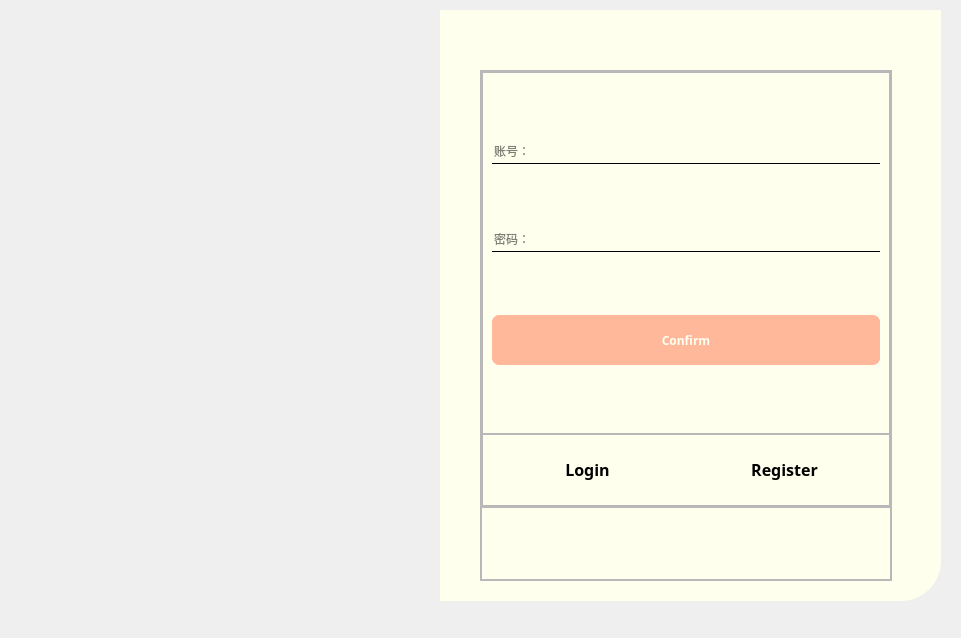
<?xml version="1.0" encoding="UTF-8"?>
<ui version="4.0">
 <class>LoginWindow</class>
 <widget class="QMainWindow" name="LoginWindow">
  <property name="geometry">
   <rect>
    <x>0</x>
    <y>0</y>
    <width>961</width>
    <height>638</height>
   </rect>
  </property>
  <property name="windowTitle">
   <string>MainWindow</string>
  </property>
  <widget class="QWidget" name="centralwidget">
   <widget class="QLabel" name="img">
    <property name="geometry">
     <rect>
      <x>30</x>
      <y>10</y>
      <width>421</width>
      <height>591</height>
     </rect>
    </property>
    <property name="minimumSize">
     <size>
      <width>350</width>
      <height>500</height>
     </size>
    </property>
    <property name="styleSheet">
     <string notr="true">border-image: url(:/image/login.jpg);
border-top-left-radius:40px;</string>
    </property>
    <property name="text">
     <string/>
    </property>
   </widget>
   <widget class="QFrame" name="login_all">
    <property name="geometry">
     <rect>
      <x>440</x>
      <y>10</y>
      <width>501</width>
      <height>591</height>
     </rect>
    </property>
    <property name="minimumSize">
     <size>
      <width>350</width>
      <height>500</height>
     </size>
    </property>
    <property name="styleSheet">
     <string notr="true">#login_all{
	background-color: rgb(254, 255, 237);
border-bottom-right-radius:40px;
}</string>
    </property>
    <property name="frameShape">
     <enum>QFrame::StyledPanel</enum>
    </property>
    <property name="frameShadow">
     <enum>QFrame::Raised</enum>
    </property>
    <widget class="QPushButton" name="pushButton">
     <property name="geometry">
      <rect>
       <x>450</x>
       <y>10</y>
       <width>41</width>
       <height>31</height>
      </rect>
     </property>
     <property name="styleSheet">
      <string notr="true">QPushButton{
 border:none;
}
QPushButton:hover{
padding-bottom:5px
}
</string>
     </property>
     <property name="text">
      <string/>
     </property>
     <property name="icon">
      <iconset resource="PKUHELPER/icons/resource.qrc">
       <normaloff>:/icon/关闭.png</normaloff>:/icon/关闭.png</iconset>
     </property>
     <property name="iconSize">
      <size>
       <width>30</width>
       <height>30</height>
      </size>
     </property>
    </widget>
    <widget class="QFrame" name="login">
     <property name="geometry">
      <rect>
       <x>40</x>
       <y>60</y>
       <width>412</width>
       <height>511</height>
      </rect>
     </property>
     <property name="minimumSize">
      <size>
       <width>412</width>
       <height>511</height>
      </size>
     </property>
     <property name="frameShape">
      <enum>QFrame::StyledPanel</enum>
     </property>
     <property name="frameShadow">
      <enum>QFrame::Raised</enum>
     </property>
     <layout class="QVBoxLayout" name="verticalLayout">
      <property name="spacing">
       <number>0</number>
      </property>
      <property name="leftMargin">
       <number>0</number>
      </property>
      <property name="topMargin">
       <number>0</number>
      </property>
      <property name="rightMargin">
       <number>0</number>
      </property>
      <property name="bottomMargin">
       <number>0</number>
      </property>
      <item>
       <widget class="QFrame" name="frame">
        <property name="sizePolicy">
         <sizepolicy hsizetype="Preferred" vsizetype="Expanding">
          <horstretch>0</horstretch>
          <verstretch>6</verstretch>
         </sizepolicy>
        </property>
        <property name="frameShape">
         <enum>QFrame::StyledPanel</enum>
        </property>
        <property name="frameShadow">
         <enum>QFrame::Raised</enum>
        </property>
        <layout class="QVBoxLayout" name="verticalLayout_2">
         <property name="spacing">
          <number>0</number>
         </property>
         <property name="leftMargin">
          <number>0</number>
         </property>
         <property name="topMargin">
          <number>0</number>
         </property>
         <property name="rightMargin">
          <number>0</number>
         </property>
         <property name="bottomMargin">
          <number>0</number>
         </property>
         <item>
          <widget class="QFrame" name="frame_3">
           <property name="sizePolicy">
            <sizepolicy hsizetype="Preferred" vsizetype="Expanding">
             <horstretch>0</horstretch>
             <verstretch>5</verstretch>
            </sizepolicy>
           </property>
           <property name="frameShape">
            <enum>QFrame::StyledPanel</enum>
           </property>
           <property name="frameShadow">
            <enum>QFrame::Raised</enum>
           </property>
           <layout class="QHBoxLayout" name="horizontalLayout_3">
            <property name="spacing">
             <number>0</number>
            </property>
            <property name="leftMargin">
             <number>0</number>
            </property>
            <property name="topMargin">
             <number>0</number>
            </property>
            <property name="rightMargin">
             <number>0</number>
            </property>
            <property name="bottomMargin">
             <number>0</number>
            </property>
            <item>
             <widget class="QStackedWidget" name="stackedWidget_2">
              <property name="sizePolicy">
               <sizepolicy hsizetype="Preferred" vsizetype="Expanding">
                <horstretch>0</horstretch>
                <verstretch>0</verstretch>
               </sizepolicy>
              </property>
              <property name="minimumSize">
               <size>
                <width>315</width>
                <height>267</height>
               </size>
              </property>
              <property name="styleSheet">
               <string notr="true">QLineEdit{
	background-color: rgba(255, 255, 255,0);
	border:none;
	border-bottom:1px solid black;
}
QPushButton{
	background-color: rgb(255, 184, 154);
	color:rgb(254, 255, 241);
	border-radius:7px;
}
QPushButton:pressed{
	padding-top:5px;
}
</string>
              </property>
              <property name="lineWidth">
               <number>0</number>
              </property>
              <property name="currentIndex">
               <number>0</number>
              </property>
              <widget class="QWidget" name="page_login">
               <layout class="QVBoxLayout" name="verticalLayout_3">
                <item>
                 <widget class="QLineEdit" name="lineEdit_L_account">
                  <property name="sizePolicy">
                   <sizepolicy hsizetype="Expanding" vsizetype="Fixed">
                    <horstretch>0</horstretch>
                    <verstretch>5</verstretch>
                   </sizepolicy>
                  </property>
                  <property name="minimumSize">
                   <size>
                    <width>0</width>
                    <height>25</height>
                   </size>
                  </property>
                  <property name="font">
                   <font>
                    <family>微软雅黑</family>
                   </font>
                  </property>
                  <property name="text">
                   <string/>
                  </property>
                  <property name="placeholderText">
                   <string>账号：</string>
                  </property>
                 </widget>
                </item>
                <item>
                 <widget class="QLineEdit" name="lineEdit_L_password">
                  <property name="sizePolicy">
                   <sizepolicy hsizetype="Expanding" vsizetype="Fixed">
                    <horstretch>0</horstretch>
                    <verstretch>5</verstretch>
                   </sizepolicy>
                  </property>
                  <property name="minimumSize">
                   <size>
                    <width>0</width>
                    <height>25</height>
                   </size>
                  </property>
                  <property name="font">
                   <font>
                    <family>微软雅黑</family>
                   </font>
                  </property>
                  <property name="text">
                   <string/>
                  </property>
                  <property name="frame">
                   <bool>true</bool>
                  </property>
                  <property name="echoMode">
                   <enum>QLineEdit::Password</enum>
                  </property>
                  <property name="placeholderText">
                   <string>密码：</string>
                  </property>
                 </widget>
                </item>
                <item>
                 <widget class="QPushButton" name="pushButton_L_confirm">
                  <property name="sizePolicy">
                   <sizepolicy hsizetype="Minimum" vsizetype="Fixed">
                    <horstretch>0</horstretch>
                    <verstretch>10</verstretch>
                   </sizepolicy>
                  </property>
                  <property name="minimumSize">
                   <size>
                    <width>150</width>
                    <height>50</height>
                   </size>
                  </property>
                  <property name="font">
                   <font>
                    <family>微软雅黑</family>
                    <weight>75</weight>
                    <bold>true</bold>
                   </font>
                  </property>
                  <property name="text">
                   <string>Confirm</string>
                  </property>
                 </widget>
                </item>
               </layout>
              </widget>
              <widget class="QWidget" name="page_register">
               <layout class="QVBoxLayout" name="verticalLayout_4">
                <item>
                 <widget class="QLineEdit" name="lineEdit_R_account">
                  <property name="sizePolicy">
                   <sizepolicy hsizetype="Expanding" vsizetype="Fixed">
                    <horstretch>0</horstretch>
                    <verstretch>0</verstretch>
                   </sizepolicy>
                  </property>
                  <property name="minimumSize">
                   <size>
                    <width>0</width>
                    <height>35</height>
                   </size>
                  </property>
                  <property name="font">
                   <font>
                    <family>微软雅黑</family>
                   </font>
                  </property>
                  <property name="text">
                   <string/>
                  </property>
                  <property name="placeholderText">
                   <string>账号：</string>
                  </property>
                 </widget>
                </item>
                <item>
                 <widget class="QLineEdit" name="lineEdit_R_password">
                  <property name="sizePolicy">
                   <sizepolicy hsizetype="Expanding" vsizetype="Fixed">
                    <horstretch>0</horstretch>
                    <verstretch>0</verstretch>
                   </sizepolicy>
                  </property>
                  <property name="minimumSize">
                   <size>
                    <width>0</width>
                    <height>35</height>
                   </size>
                  </property>
                  <property name="font">
                   <font>
                    <family>微软雅黑</family>
                   </font>
                  </property>
                  <property name="text">
                   <string/>
                  </property>
                  <property name="echoMode">
                   <enum>QLineEdit::Password</enum>
                  </property>
                  <property name="placeholderText">
                   <string>密码：</string>
                  </property>
                 </widget>
                </item>
                <item>
                 <widget class="QLineEdit" name="lineEdit_R_passagian">
                  <property name="sizePolicy">
                   <sizepolicy hsizetype="Expanding" vsizetype="Fixed">
                    <horstretch>0</horstretch>
                    <verstretch>0</verstretch>
                   </sizepolicy>
                  </property>
                  <property name="minimumSize">
                   <size>
                    <width>0</width>
                    <height>35</height>
                   </size>
                  </property>
                  <property name="font">
                   <font>
                    <family>微软雅黑</family>
                   </font>
                  </property>
                  <property name="text">
                   <string/>
                  </property>
                  <property name="echoMode">
                   <enum>QLineEdit::Password</enum>
                  </property>
                  <property name="placeholderText">
                   <string>再次输入密码：</string>
                  </property>
                 </widget>
                </item>
                <item>
                 <widget class="QPushButton" name="pushButton_R_confirm">
                  <property name="sizePolicy">
                   <sizepolicy hsizetype="Minimum" vsizetype="Expanding">
                    <horstretch>0</horstretch>
                    <verstretch>0</verstretch>
                   </sizepolicy>
                  </property>
                  <property name="minimumSize">
                   <size>
                    <width>0</width>
                    <height>1</height>
                   </size>
                  </property>
                  <property name="maximumSize">
                   <size>
                    <width>16777215</width>
                    <height>45</height>
                   </size>
                  </property>
                  <property name="font">
                   <font>
                    <family>微软雅黑</family>
                    <weight>75</weight>
                    <bold>true</bold>
                   </font>
                  </property>
                  <property name="text">
                   <string>Confirm</string>
                  </property>
                 </widget>
                </item>
               </layout>
              </widget>
             </widget>
            </item>
           </layout>
          </widget>
         </item>
         <item>
          <widget class="QFrame" name="frame_4">
           <property name="sizePolicy">
            <sizepolicy hsizetype="Preferred" vsizetype="Expanding">
             <horstretch>0</horstretch>
             <verstretch>1</verstretch>
            </sizepolicy>
           </property>
           <property name="minimumSize">
            <size>
             <width>317</width>
             <height>54</height>
            </size>
           </property>
           <property name="styleSheet">
            <string notr="true">QPushButton{
border:none;
}
QpushBotton:pressed{
padding-top:5px;
padding-left:5px;
}
</string>
           </property>
           <property name="frameShape">
            <enum>QFrame::StyledPanel</enum>
           </property>
           <property name="frameShadow">
            <enum>QFrame::Raised</enum>
           </property>
           <layout class="QHBoxLayout" name="horizontalLayout_2">
            <item>
             <widget class="QPushButton" name="pushButton_Login">
              <property name="minimumSize">
               <size>
                <width>191</width>
                <height>45</height>
               </size>
              </property>
              <property name="font">
               <font>
                <family>微软雅黑</family>
                <pointsize>12</pointsize>
                <weight>75</weight>
                <bold>true</bold>
               </font>
              </property>
              <property name="styleSheet">
               <string notr="true">QPushButton{
 border:none;
}
QPushButton:hover{
padding-top:5px
}
</string>
              </property>
              <property name="text">
               <string>Login</string>
              </property>
              <property name="icon">
               <iconset>
                <activeon>:/icon/登录配置.png</activeon>
               </iconset>
              </property>
              <property name="iconSize">
               <size>
                <width>30</width>
                <height>30</height>
               </size>
              </property>
             </widget>
            </item>
            <item>
             <widget class="QPushButton" name="pushButton_Register">
              <property name="minimumSize">
               <size>
                <width>191</width>
                <height>45</height>
               </size>
              </property>
              <property name="font">
               <font>
                <family>微软雅黑</family>
                <pointsize>12</pointsize>
                <weight>75</weight>
                <bold>true</bold>
               </font>
              </property>
              <property name="styleSheet">
               <string notr="true">QPushButton{
 border:none;
}
QPushButton:hover{
padding-top:5px
}</string>
              </property>
              <property name="text">
               <string>Register</string>
              </property>
              <property name="icon">
               <iconset>
                <activeon>:/icon/注册.png</activeon>
               </iconset>
              </property>
              <property name="iconSize">
               <size>
                <width>30</width>
                <height>30</height>
               </size>
              </property>
             </widget>
            </item>
           </layout>
          </widget>
         </item>
        </layout>
       </widget>
      </item>
      <item>
       <widget class="QFrame" name="frame_2">
        <property name="sizePolicy">
         <sizepolicy hsizetype="Preferred" vsizetype="Expanding">
          <horstretch>0</horstretch>
          <verstretch>1</verstretch>
         </sizepolicy>
        </property>
        <property name="frameShape">
         <enum>QFrame::StyledPanel</enum>
        </property>
        <property name="frameShadow">
         <enum>QFrame::Raised</enum>
        </property>
        <layout class="QHBoxLayout" name="horizontalLayout">
         <property name="spacing">
          <number>0</number>
         </property>
         <property name="leftMargin">
          <number>0</number>
         </property>
         <property name="topMargin">
          <number>0</number>
         </property>
         <property name="rightMargin">
          <number>0</number>
         </property>
         <property name="bottomMargin">
          <number>0</number>
         </property>
         <item>
          <widget class="QStackedWidget" name="stackedWidget">
           <widget class="QWidget" name="page"/>
           <widget class="QWidget" name="page_LW">
            <layout class="QVBoxLayout" name="verticalLayout_5">
             <item alignment="Qt::AlignHCenter">
              <widget class="QLabel" name="label_empty">
               <property name="font">
                <font>
                 <family>微软雅黑</family>
                 <pointsize>11</pointsize>
                 <weight>50</weight>
                 <bold>false</bold>
                </font>
               </property>
               <property name="text">
                <string>账号或密码不能为空！</string>
               </property>
              </widget>
             </item>
            </layout>
           </widget>
           <widget class="QWidget" name="page_RW">
            <layout class="QVBoxLayout" name="verticalLayout_6">
             <item alignment="Qt::AlignHCenter">
              <widget class="QLabel" name="label_wrong">
               <property name="font">
                <font>
                 <family>微软雅黑</family>
                 <pointsize>11</pointsize>
                </font>
               </property>
               <property name="text">
                <string>密码错误或账号不存在！</string>
               </property>
              </widget>
             </item>
            </layout>
           </widget>
          </widget>
         </item>
        </layout>
       </widget>
      </item>
     </layout>
    </widget>
   </widget>
   <zorder>login_all</zorder>
   <zorder>img</zorder>
  </widget>
 </widget>
 <resources>
  <include location="PKUHELPER/icons/resource.qrc"/>
  <include location="PKUHELPER/icons/resource.qrc"/>
 </resources>
 <connections>
  <connection>
   <sender>pushButton</sender>
   <signal>clicked()</signal>
   <receiver>LoginWindow</receiver>
   <slot>close()</slot>
   <hints>
    <hint type="sourcelabel">
     <x>592</x>
     <y>60</y>
    </hint>
    <hint type="destinationlabel">
     <x>662</x>
     <y>27</y>
    </hint>
   </hints>
  </connection>
 </connections>
</ui>
